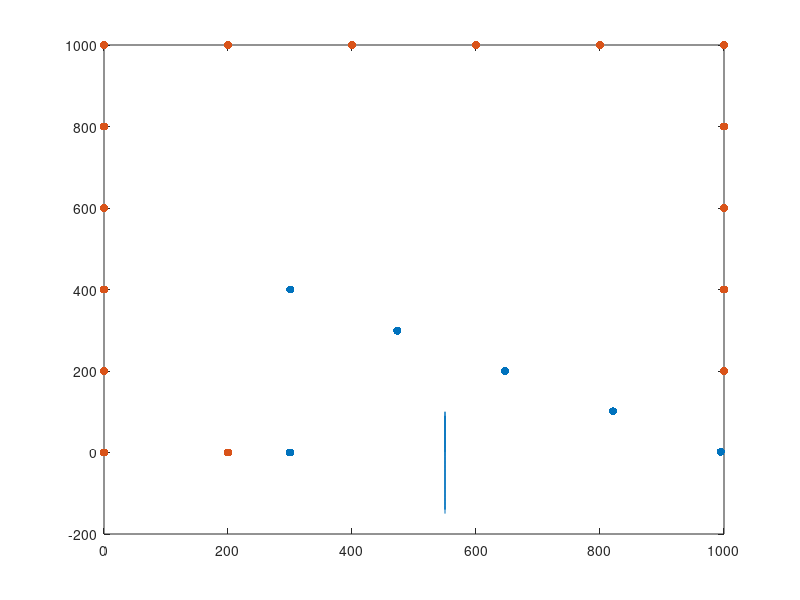

MATLAB code to generate this figure:
%%calcular extremos del obstaculo
obs0=[550 0];
largo0=100.0;
largo1=150.0;
angle=90.0;
%%extremo 1
aux1=obs0(1)+largo0*cos(angle*pi/180);
aux2=obs0(2)+largo0*sin(angle*pi/180);
obs1=[aux1 aux2];
%%extremo 2
aux1=obs0(1)-largo1*cos(angle*pi/180);
aux2=obs0(2)-largo1*sin(angle*pi/180);
obs2=[aux1 aux2];

%%agregar puntos entremedio
i=1;
obs_1_0=[];
obs_1_1=[];
while  ((i*10.0)<=largo0)
    aux1=obs1(1)-i*10.0*cos(angle*pi/180);
    aux2=obs1(2)-i*10.0*sin(angle*pi/180);
    obs_1_0=[obs_1_0 aux1];
    obs_1_1=[obs_1_1 aux2];
    i=i+1;
end

i=1;
obs_2_0=[];
obs_2_1=[];
while  ((i*10.0)<=largo1)
    aux1=obs2(1)+i*10.0*cos(angle*pi/180);
    aux2=obs2(2)+i*10.0*sin(angle*pi/180);
    obs_2_0=[obs_2_0 aux1];
    obs_2_1=[obs_2_1 aux2];
    i=i+1;
end

%%lista de puntos del obstaculo
x=[obs0(1) obs_1_0 obs1(1) obs_2_0 obs2(1)];
y=[obs0(2) obs_1_1 obs1(2) obs_2_1 obs2(2)];

%scatter(x,y,'filled')
plot(x,y)
hold on

%%vehiculo
pos_x=400;
pos_y=0;
l_1=obs0(1)-pos_x;
q_1=0;
l_2=sqrt((obs1(1)-pos_x)^2+(obs1(2)-pos_y)^2);
q_2=atan((obs1(2)-pos_y)/(obs1(1)-pos_x));

posiciones_x=[200,300, 300.3185306842933, 473, 647, 821, 995, 1000, 1000, 1000, 1000, 1000, 800, 600, 400, 200, 0, 0, 0, 0, 0, 0];
posiciones_y=[0, 0,399.9998731727338, 299, 200, 101, 2, 200, 400, 600, 800, 1000, 1000, 1000, 1000, 1000, 1000, 800, 600, 400, 200, 0];

posx=[200, 1000, 1000, 1000, 1000, 1000, 800, 600, 400, 200, 0, 0, 0, 0, 0, 0];
posy=[0, 200, 400, 600, 800, 1000, 1000, 1000, 1000, 1000, 1000, 800, 600, 400, 200, 0];
scatter(posiciones_x,posiciones_y,'filled')

scatter(posx,posy,'filled')

hold off


